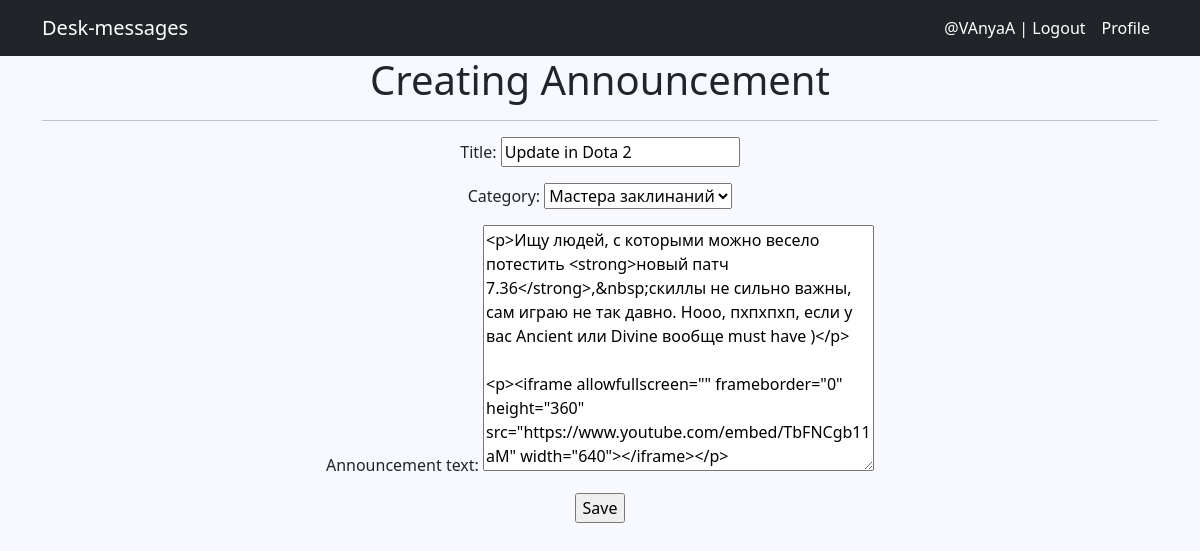
The app's page /update/7/ (signed in) with its own data.
### announcements/models.py (models this page shows, shortened)
class Announcement(models.Model):
    time_in = models.DateTimeField(auto_now_add=True)
    title = models.CharField(max_length=115)
    announcement_text = RichTextUploadingField()
    author = models.ForeignKey(Author, on_delete=models.CASCADE, related_name='announcements')
    category = models.ForeignKey(Category, on_delete=models.CASCADE, related_name='announcements')

### announcements/views.py (the view, shortened to what this page needs)
# urls.py: path('update/<int:pk>/', AnnouncementUpdate.as_view(), name='announcement_update'),
class AnnouncementUpdate(UpdateView):
    form_class = AnnouncementForm
    model = Announcement
    template_name = 'announcements/create.html'

### announcements/forms.py
class AnnouncementForm(forms.ModelForm):
    class Meta:
        model = Announcement
        fields = ['title', 'category', 'announcement_text']

### announcements/models.py (called while the page is built)
    def __str__(self):
        return self.get_category_name_display()

### templates/announcements/create.html (shortened to what this page needs)
{% extends 'default.html' %}
{% block content %}
<h1>Creating Announcement</h1>
<hr>
<form action="" method="post">
    {{ form.as_p }}
    <input type="submit" value="Save" />
</form>
{% endblock content %}

### templates/default.html (shortened to what this page needs)
<!DOCTYPE html>
<html lang="en">
    <head>
        {% load static %}
        <link href="{% static 'css/styles.css' %}" rel="stylesheet" />
    </head>
    <body>
        <nav class="navbar navbar-expand-lg navbar-dark bg-dark">
            <div class="container">
                <a class="navbar-brand" href="{% url 'announcement_list' %}">Desk-messages</a>
                <div class="collapse navbar-collapse" id="navbarSupportedContent">
                    <ul class="navbar-nav ms-auto mb-2 mb-lg-0">
                        {% if request.user.is_authenticated %}
                            <li class="nav-item"><a class="nav-link active" href="http://127.0.0.1:8000/accounts/logout">@{{ user.username }} | Logout</a></li>
                            <li class="nav-item"><a class="nav-link active" href="{% url 'author_announcements' %}">Profile</a></li>
                        {% else %}
                            <li class="nav-item"><a class="nav-link active" href="http://127.0.0.1:8000/accounts/signup">Signup</a></li><li class="nav-item"><a class="nav-link active" href="http://127.0.0.1:8000/accounts/login">Login</a></li>
                        {% endif %}
                    </ul>
                </div>
            </div>
        </nav>
        <div class="container">
            <div class="row">
                <div class="col-lg-12 text-center">
                    {% block content %}
                    {% endblock content %}
                </div>
            </div>
        </div>
    </body>
</html>

### templates/default.html (style rules this page uses)
body { background-color: #F8F8FF; }
a { color: #8FBC8F; text-decoration: none; }

### records on screen
Announcement: title "Update in Dota 2", category "Мастера заклинаний", announcement_text "<p>Ищу людей, с которыми можно весело потестить <strong>новый патч 7.36</strong>,&nbsp;скиллы не сильно важны, сам играю не так давно. Нооо, пхпхпхп, если у вас Ancient или Divine вообще must have )</p> <p><iframe allowfullscreen=\"\" frameborder=\"0\" height=\"360\" src=\"https://www.youtube.com/embed/TbFNCgb11aM\" width=\"640\"></iframe></p>"

### other values on screen
{{ user.username }} "VAnyaA"
